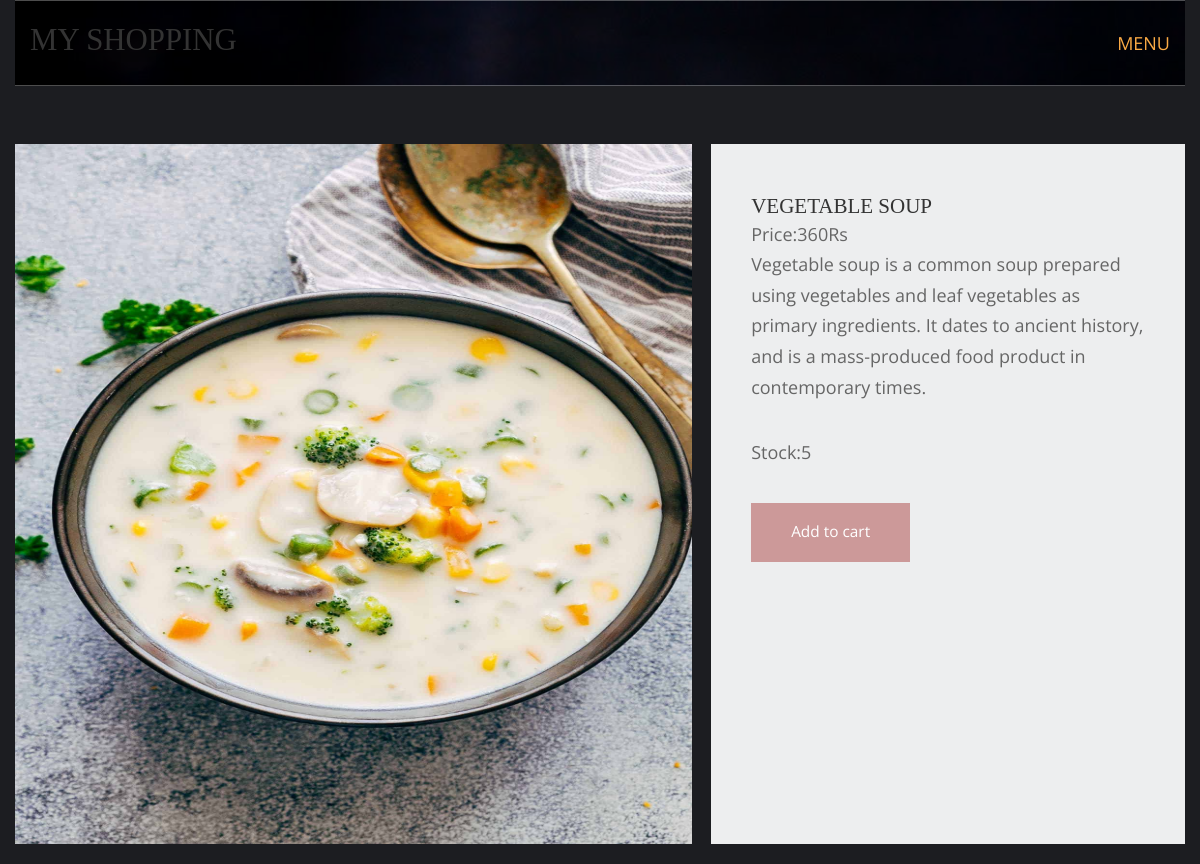
Screenshot of /vegetables-recipe/vegetable-soup/ with the database file from the repository.
### shop/models.py (models this page shows, shortened)
class products(models.Model):
    name=models.CharField(max_length=150, unique=True)
    slug=models.SlugField(max_length=250, unique=True)
    img=models.ImageField(upload_to='product')
    desc=models.TextField()
    stock=models.IntegerField()
    available=models.BooleanField()
    price=models.IntegerField()
    category=models.ForeignKey(categ,on_delete=models.CASCADE)

### shop/views.py (the view)
# urls.py: path('<slug:c_slug>/<slug:product_slug>/',views.prodDetails,name='details'),
def prodDetails(request,c_slug,product_slug):
    try:
        prod=products.objects.get(category__slug=c_slug,slug=product_slug)
    except Exception as e:
        raise e
    return render(request,"product.html",{'pr':prod})

### cart/context_processor.py (called while the page is built)
def count(request):
    item_count=0;
    if 'admin' in request.path:
        return{}
    else:
        try:
            ct=cart.objects.filter(cart_id=c_id(request))
            cti=CartItem.objects.all().filter(cart=ct[:1])
            for c in cti:
                item_count+=c.quantity
        except cart.DoesNotExist:
            item_count=0
        return dict(itc=item_count)

### cart/views.py (called while the page is built)
def c_id(request):
    ct_id=request.session.session_key
    if not ct_id:
        ct_id=request.session.create()
    return ct_id

### templates/product.html (shortened to what this page needs)
{% extends 'base.html' %}
{% load static %}
{% block content %}
<html lang="en">
<head>
    <link href="{% static 'pr/fontawesome/css/all.min.css' %}" rel="stylesheet" />
    <link href="{% static 'pr/css/templatemo-comparto.css' %}" rel="stylesheet" />
</head>
<body>
    <br><br>
        <section class="tm-mb-1" id="about">
            <div class="tm-row tm-about-row">
                <div class="tm-section-1-l">
                    <img src="{{pr.img.url}}" alt="About image" class="tm-img-responsive" style="height:700px;width:800px;">
                </div>
                <article class="tm-section-1-r tm-bg-color-8">
                    <h2>{{pr.name}}</h2>
                    <p>Price:{{pr.price}}Rs<br>{{pr.desc}}</p>
                    <p>Stock:{{pr.stock}}</p>
                    {% if pr.stock <= 0 %}
                        <h1 style="color:red">Sorry.No stock left</h1>
                    {% else %}
                        <a href="{% url 'addcart' pr.id %}" class="tm-btn tm-btn-1 tm-link-to-services">Add to cart</a>
                    {% endif %}
                </article>
            </div>
        </section>
</body>
</html>
{% endblock %}

### static/hm/layout/styles/layout.css (style rules this page uses)
*, *::before, *::after { transition:all .3s ease-in-out; }
body { color:#A5A6AA; background-color:#1C1D21; }
a { color:#FBAB45; }

### static/pr/css/templatemo-comparto.css (style rules this page uses)
*, *::before, *::after { box-sizing: border-box; outline: none; }
ul, h1, h2, h3, h4, p, figure { padding: 0; margin: 0; }
body { font-family: 'Open Sans', Arial, sans-serif; font-size: 18px; overflow-x: hidden; padding-left: 15px; padding-right: 15px; margin: 0; }
h2 { font-size: 1.5rem; }
a { transition: all 0.3s ease; text-decoration: none; }
p { color: #666; line-height: 1.7; margin-bottom: 35px; }
h1, h2, h3, h4, h5, h6 { color: #333; }
.tm-mb-1 { margin-bottom: 20px; }
.tm-bg-color-8 { background-color: #EDEEEF; }
.tm-img-responsive { max-width: 100%; height: auto; }
.tm-section-1-l { width: 57.85%; margin-right: 1.65%; }
.tm-section-1-r { padding: 50px 40px; width: 40.5%; }
.tm-row { display: flex; }
.tm-btn { display: inline-block; padding: 15px 40px; font-size: 1.1rem; border: none; background-color: #CC9999; color: white; }
a { color: #666; }

### static/hm/layout/styles/framework.css (style rules this page uses)
html { overflow-y:scroll; overflow-x:hidden; }
html, body { margin:0; padding:0; font-size:14px; line-height:1.6em; }
*, *::before, *::after { box-sizing:border-box; }
a { outline:none; text-decoration:none; }
img { width:auto; max-width:100%; height:auto; margin:0; padding:0; border:none; line-height:normal; vertical-align:middle; }
body, input, textarea, select { font-family:Verdana, Geneva, sans-serif; }
h1, h2, h3, h4, h5, h6, .heading { font-family:Georgia, "Times New Roman", Times, serif; }
::placeholder { opacity:1; }
h1, h2, h3, h4, h5, h6, .heading { margin:0 0 20px 0; font-size:1.4rem; line-height:normal; font-weight:normal; text-transform:uppercase; }
address, article, aside, figcaption, figure, footer, header, main, nav, section { display:block; margin:0; padding:0; }

### rows the page displays
products: img (picture), name "VEGETABLE SOUP", price "360", desc "Vegetable soup is a common soup prepared using vegetables and leaf vegetables as primary ingredients. It dates to ancient history, and is a mass-produced food product in contemporary times.", stock "5"
